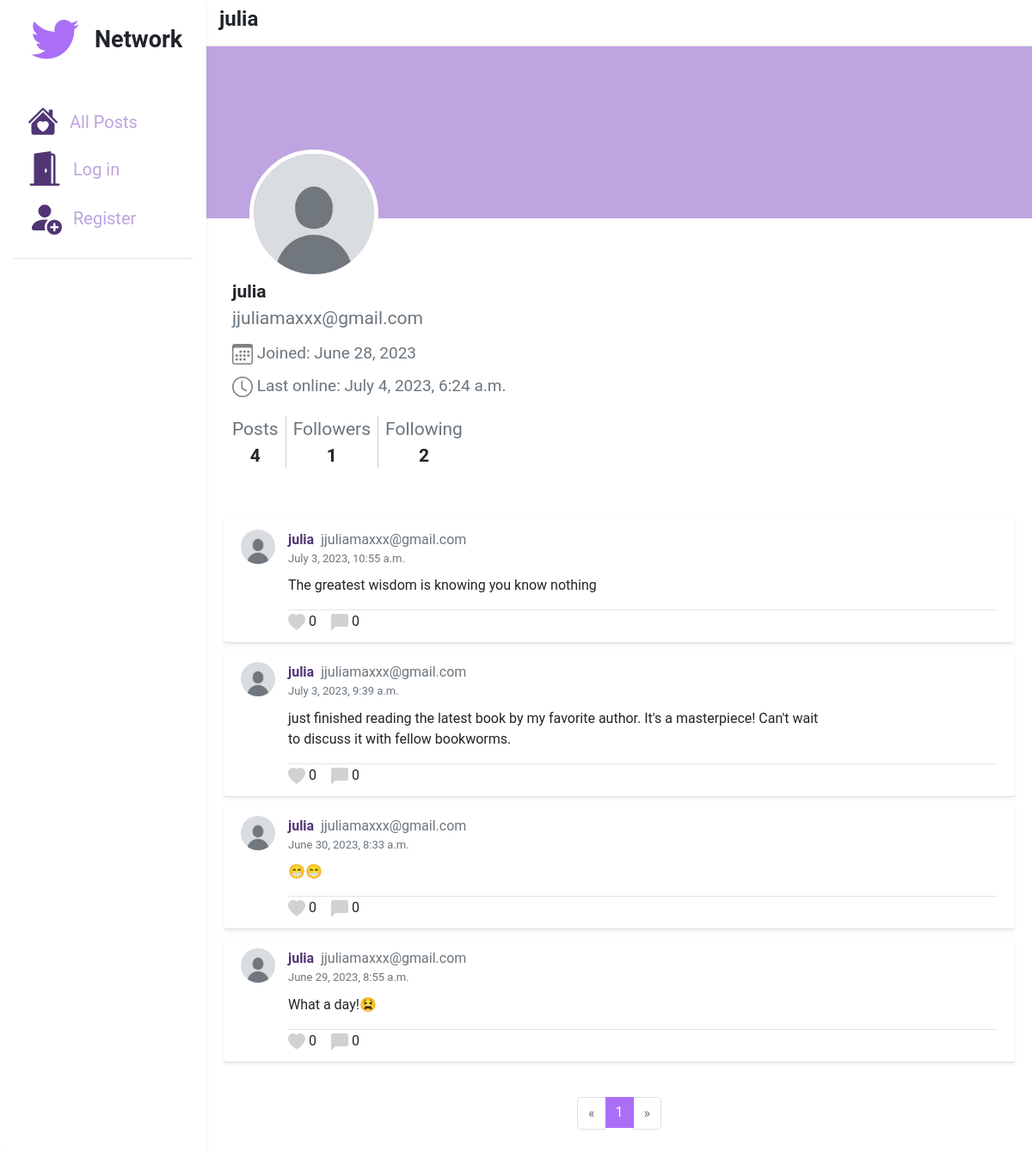
/profile/2, run on an earlier commit of the app's database.
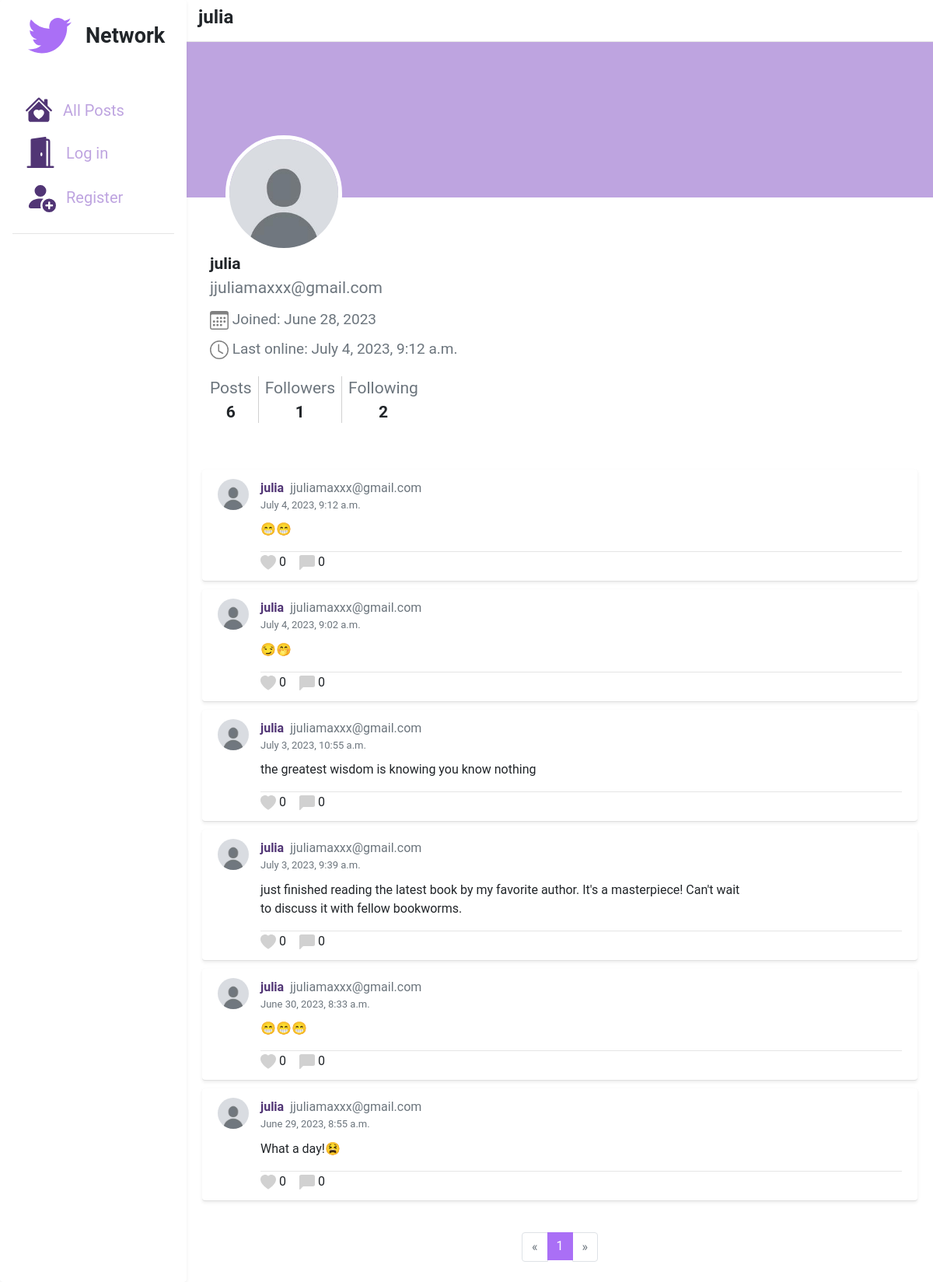
And on a later commit of the database.
### network/models.py (models this page shows, shortened)
class User(AbstractUser):
    followers = models.ManyToManyField('self', symmetrical=False, related_name='following', blank=True)
    image = models.ImageField(upload_to='profile_images/', default='profile_images/default-avatar.jpg')

class Post(models.Model):
    user = models.ForeignKey(User, on_delete=models.CASCADE, related_name="posts")
    text = models.TextField()
    time = models.DateTimeField(auto_now_add=True)

### network/views.py (the view, shortened to what this page needs)
# urls.py: path("profile/<int:profile_id>",views.profile, name='profile'),
def profile(request, profile_id):
    user = User.objects.get(pk=profile_id)
    posts = user.posts.order_by('-time')
    paginator = Paginator(posts, 10)
    page_number = request.GET.get('page')
    page_obj = paginator.get_page(page_number)
    if request.method == 'GET':
        return render(request, "network/profile.html", {
            "user1":user, "posts": page_obj
        })

### network/templates/network/profile.html (shortened to what this page needs)
{% extends "network/layout.html" %}
{% block body %}
    <h4><strong>{{user1.username}}</strong></h4>
    <div class="box">
        <img src='{{ user1.image.url }}' alt='Profile Image' class='p_img'>
    </div>
    <div class="box2">
        <div><strong>{{user1.username}}</strong></div>
        <div class="text-muted">{{user1.email}}</div>
        <div class="joined text-muted">
            Joined: {{user1.date_joined.date}}
        </div>
        <div class="last_online text-muted">
            <svg xmlns="http://www.w3.org/2000/svg" width="24" height="24" fill="gray" class="bi bi-clock" viewBox="0 0 16 16">
                <path d="M8 3.5a.5.5 0 0 0-1 0V9a.5.5 0 0 0 .252.434l3.5 2a.5.5 0 0 0 .496-.868L8 8.71V3.5z"/>
                <path d="M8 16A8 8 0 1 0 8 0a8 8 0 0 0 0 16zm7-8A7 7 0 1 1 1 8a7 7 0 0 1 14 0z"/>
            </svg>
            Last online: {{user1.last_login}}
        </div>
        <div class="fx stats">
            <div class="information"><div class="text-muted">Posts</div><strong>{{user1.posts.all.count}}</strong></div>
            <div class="information"><div class="text-muted">Followers</div><strong>{{user1.followers.count}}</strong></div>
            <div class="information"><div class="text-muted">Following</div><strong>{{user1.following.count}}</strong></div>
            </div>
    </div>
    <ul class="posts list-group list-group-flush">
        {% for post in posts %}
        <li class="shadow-sm bg-body-tertiary rounded list-group-item">
            <div class="fx">
                <div class="prof_img_div"><img src='{{ post.user.image.url }}' alt='Profile Image' class='prof_img' style="position:static"></div>
                <div class="user_content">
                    <div class="fx between">
                        <div class="fx">
                            <a href="{% url 'profile' post.user.id %}" class="p_link"><div class="username"><strong>{{post.user.username}}</strong></div></a>
                            <div class="text-muted">{{post.user.email}}</div>
                        </div>
                    </div>
                    <div class="time text-muted">{{post.time}}</div>
                    <div  class="post_content" data-content="{{post.text}}" data-id="{{post.id}}">{{post.text}}</div>
                    <hr class="hr1">
                    <div class="fx pointer">
                        <div class="like">
                            <div class="ilbk heart" data-id="{{post.id}}" data-user="{{user.id}}">
                                <svg xmlns="http://www.w3.org/2000/svg" width="20" height="20" fill="rgb(209, 209, 209)" class="bi bi-heart-fill" viewBox="0 0 16 16">
                                    <path fill-rule="evenodd" d="M8 1.314C12.438-3.248 23.534 4.735 8 15-7.534 4.736 3.562-3.248 8 1.314z"/>
                                  </svg>
                            </div>
                            <div class="ilbk num_likes">0</div>
                        </div>
                        <div>
                            <div class="ilbk chat">
                                <svg xmlns="http://www.w3.org/2000/svg" width="20" height="20" fill="rgb(209, 209, 209)" class="bi bi-chat-left-fill" viewBox="0 0 16 16">
                                    <path d="M2 0a2 2 0 0 0-2 2v12.793a.5.5 0 0 0 .854.353l2.853-2.853A1 1 0 0 1 4.414 12H14a2 2 0 0 0 2-2V2a2 2 0 0 0-2-2H2z"/>
                                  </svg>
                            </div>
                            <div class="ilbk num_comments">0</div>
                        </div>
                    </div>
                </div>
            </div>
        </li>
        {% empty %}
            <h4>No posts yet.</h4>
        {% endfor %}
    </ul>
    <div class="nav_pag">
        <nav aria-label="pagination">
            <ul class="pagination">
                {% if posts.has_previous %}
                    <li class="page-item">
                        <a class="page-link" href="?page={{ posts.previous_page_number }}" aria-label="Previous">
                {% else %}
                    <li class="page-item disabled">
                        <a class="page-link" href="#" aria-label="Previous">
                {% endif %}
                        <span aria-hidden="true">&laquo;</span>
                        </a>
                    </li>
                {% for page in posts.paginator.page_range%}
                    {% if page == posts.number %}
                    <li class="page-item active" aria-current="page">
                        <a class="page-link" href="?page={{posts.number}}">{{posts.number}}<span class="sr-only">(current)</span></a>
                    </li>
                    {% else %}
                    <li class="page-item"><a class="page-link" href="?page={{page}}">{{page}}</a></li>
                    {% endif %}
                {% endfor %}
                {% if posts.has_next %}
                    <li class="page-item">
                        <a class="page-link" href="?page={{ posts.next_page_number }}" aria-label="Next">
                {%else%}
                    <li class="page-item disabled">
                        <a class="page-link" href="#" aria-label="Next">
                {% endif %}
                        <span aria-hidden="true">&raquo;</span>
                        </a>
                    </li>
            </ul>
        </nav>
    </div>
{% endblock %}

### network/templates/network/layout.html (shortened to what this page needs)
{% load static %}
<!DOCTYPE html>
<html lang="en">
    <head>
        <link rel="stylesheet" href="https://stackpath.bootstrapcdn.com/bootstrap/4.4.1/css/bootstrap.min.css">
        <link href="{% static 'network/h.css' %}" rel="stylesheet">
    </head>
    <body>
      <div class="navigation_bar shadow-sm p-3 mb-5 bg-body-tertiary rounded">
        <div>
          <div class="header">
            <img class="twit" src="{% static 'network/twitter.svg' %}">
            <strong class="brand">Network</strong>
          </div>
              <a  href="{% url 'index' %}" class="n_link"><img class="icon" src="{% static 'network/house-heart-fill.svg' %}">All Posts</a>
            {% if user.is_authenticated %}
              <a href="{% url 'following' user.id%}" class="n_link"><img class="icon" src="{% static 'network/hash.svg' %}">Following</a>
              <a href="{% url 'profile' user.id %}" class="n_link"><img class="icon" src="{% static 'network/person-fill.svg' %}">Profile</a>
        </div>
        <div>
            <hr>
              <div class="user"><strong>Logged in as {{ user.username }}</strong></div>
              <a href="{% url 'logout' %}"><button>Log out</button></a>
            {% else %}
              <a href="{% url 'login' %}" class="n_link"><img class="icon" src="{% static 'network/door-open-fill.svg' %}">Log in</a>
              <a href="{% url 'register' %}" class="n_link"><img class="icon" src="{% static 'network/person-fill-add.svg' %}">Register</a>
            {% endif %}
            <hr>
        </div>
      </div>
      <div class="body">
          {% block body %}
          {% endblock %}
      </div>
    </body>
</html>

### network/static/network/h.css (style rules this page uses)
.navigation_bar { font-family: "Roboto"; display: flex; flex-direction: column; justify-content: space-between; height: 100%; width: 240px; position: fixed; z-index: 1; top: 0; left: 0; background-color: #ffffff; overflow-x: hidden; padding-top: 30px; }
.header { display:flex; align-items: center; padding-left: 20px; padding-bottom: 40px; }
.brand { font-size: 27px; margin-left: 5px; }
.p_link { color:#513575; transition: color 0.2s }
.n_link, .info_link { padding: 6px 8px 6px 16px; text-decoration: none; font-size: 20px; color: #bea4e0; display: block; }
h4 { margin: 8px 0px 5px 15px }
.username { margin-right:8px; }
.time { font-size: 13px; margin-bottom: 10px; }
.joined { margin: 10px 0px; }
.post_content { width:75% }
.last_online, .joined { font-size: 19px; }
.body { margin-left: 240px; font-family: "Roboto"; }
.icon, .twit { margin-right: 13px; padding-bottom: 5px; }
body { margin:0px 0px 0px 0px; }
.prof_img { border-radius: 50%; width:40px; height:40px; position:absolute; left:20px; top:10px; }
.prof_img_div { margin-right:15px; }
.p_img { border-radius: 50%; width: 150px; height:150px; border: 5px solid white; position:absolute; left: 50px; top: 120px; }
.like { margin-right:17px }
.list-group-item { margin-bottom: 10px; }
.box { position:relative; background-color: #bea4e0; width:100%; height: 200px; }
.box2 { position: relative; font-size: 21px; padding: 70px 0px 0px 30px; height: 200px; margin-bottom: 150px; }
.stats { margin-top: 20px }
.information { display:flex; flex-direction: column; align-items: center; }
.posts { margin: 0px 20px; }
.hr1 { margin-bottom: 1px; }
.fx { display:flex; }
.pointer { cursor:pointer }
.between { justify-content: space-between; }
.user_content { width:100%; }
.ilbk { display: inline-block; }
.pagination .page-link { color: #513575; }
.pagination .page-item.active .page-link { color: white; background-color: #AA6FF6; border: none }
.nav_pag { text-align: center; display:flex; justify-content: center; margin-top: 30px; margin-bottom: 10px; }

What changed in the data, as far as the page shows it:
changed User "julia": last_login "July 4, 2023, 6:24 a.m." → "July 4, 2023, 9:12 a.m."; posts.all.count "4" → "6"
added Post: user.image (placeholder picture), user.username "julia", user.email "jjuliamaxxx@gmail.com", time "July 4, 2023, 9:12 a.m.", text "😁😁"
added Post: user.image (placeholder picture), user.username "julia", user.email "jjuliamaxxx@gmail.com", time "July 4, 2023, 9:02 a.m.", text "😏🤭"
changed Post: text "The greatest wisdom is knowing you know nothing" → "the greatest wisdom is knowing you know nothing"
changed Post "June 30, 2023, 8:33 a.m.": text "😁😁" → "😁😁😁"
